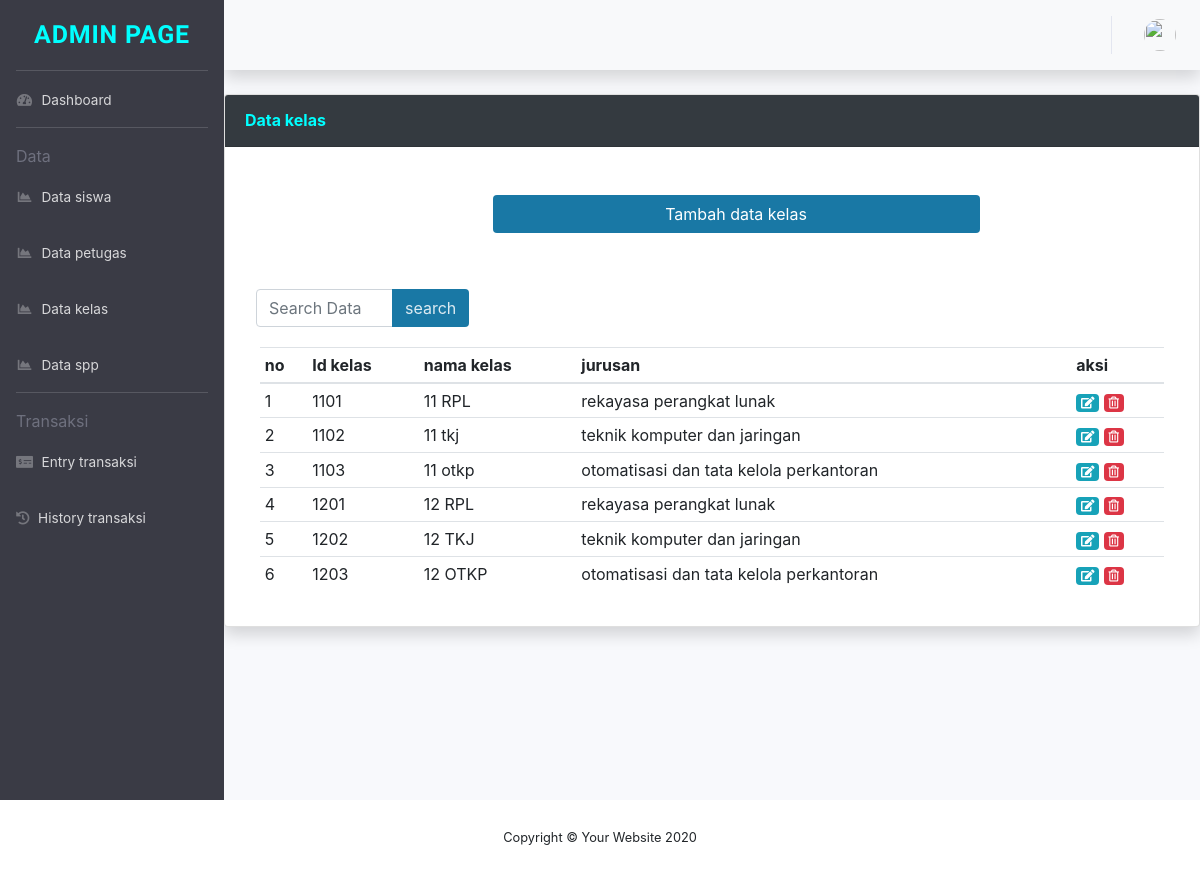
The page /index.php/kelas on the database its author committed.
### tables this page shows
CREATE TABLE `kelas` (
  `id_kelas` int(11) NOT NULL,
  `nama_kelas` varchar(20) NOT NULL,
  `jurusan` varchar(50) NOT NULL
);

### application/controllers/kelas.php (called while the page is built, shortened)
<?php
class kelas extends CI_Controller {
	function __construct(){
		$this->load->helper('url');
		$this->load->helper('form');
		$this->load->model('M_kelas');
		$this->load->library('form_validation');
	}
	public function index(){
		$data['petugas'] = $this->db->get_where('petugas',['username'=> $this->session->userdata('username')])->row_array();
		$data['page_title'] = 'tabel kelas';
		$data['pagename'] = 'admin page';
		$data['kelas']=$this->M_kelas->select_kelas()->result();
		$this->load->view('include/admin-header',$data);
		$this->load->view('kelas/index',$data);
		$this->load->view('include/user-footer');
	}
}
?>

### index.php (called while the page is built, shortened)
<?php
require_once BASEPATH.'core/CodeIgniter.php';

### application/models/m_kelas.php (called while the page is built, shortened)
<?PHP
 class 	M_kelas extends CI_model
 {
   public function select_kelas(){
	   $kelas=$this->db->query("select*from kelas ");
	   return $kelas;
   }
}
?>

### application/views/kelas/index.php (the view, shortened to what this page needs)
<div class="card shadow mb-4 " >
        <div class="card-header py-3" >
          <h6 class="m-0 font-weight-bold ">Data kelas</h6>
        </div>
        <center>
        <a href="<?php echo site_url('kelas/create')?>" class="btn btn-cyan col-6 ml-5 mt-5 mb-5 justify-content-center text-white   " >Tambah data kelas</a>
         </center>
         <div class="row mt-2 ml-3" >
            <div class="col-md-3">
            <div class="form" action="" method="post">
            <div class="input-group ">
            <input type="text" class="form-control"  aria-label="Default" aria-describedby="inputGroup-sizing-default" placeholder="Search Data" name="keyword">
            <div class="input-group-append">
            <button class="btn btn-cyan" type="submit">search</button>
            </div>
            </div>
            </div>
            </div>
         </div>
           <div class="container-fluid">
            <div class="card-body" >
             <div class="table-responsive">
            <table class="table table-hover  table-sm" id="dataTable" width="100%" cellspacing="0">
                <thead>
                 <tr>
                 <th >
                      no
                   </th>
                   <th >
                      Id kelas
                   </th>
                   <th>
                      nama kelas
                   </th>
                   <th scope="col">
                    jurusan
                   </th>
                   <th scope="col">
                    aksi
                   </th>
                   </tr>
                   </thead>
                   <tbody>
                   <?php
              $i =0;
              foreach ($kelas as $class) {
                 $i++;
              ?>
            <tr>
              <td> <?php echo $i ?></td>
              <td> <?php echo $class->id_kelas; ?></td>
              <td> <?php echo $class->nama_kelas; ?></td>
              <td> <?php echo $class->jurusan; ?></td>
              <td><a href="<?php echo base_url(); ?>kelas/update/<?php echo $class->id_kelas; ?>" class="badge badge-info"><i class="fas fa-edit"></i></a>
              <a href="<?php echo base_url(); ?>kelas/delete/<?php echo $class->id_kelas; ?>" class="badge badge-danger"
              onclick="return confirm('apakah anda yakin?')"><i class="far fa-trash-alt"></i></a>
              </td>
            </tr>
            <?php  } ?>
            </tbody>
           </table>
           </div>
          </div>
        </div>
      </div>
    </div>
  </div>
</div>

### rows shown on the page
kelas: id_kelas "1101", nama_kelas "11 RPL", jurusan "rekayasa perangkat lunak"
kelas: id_kelas "1102", nama_kelas "11 tkj", jurusan "teknik komputer dan jaringan"
kelas: id_kelas "1103", nama_kelas "11 otkp", jurusan "otomatisasi dan tata kelola perkantoran"
kelas: id_kelas "1201", nama_kelas "12 RPL", jurusan "rekayasa perangkat lunak"
kelas: id_kelas "1202", nama_kelas "12 TKJ", jurusan "teknik komputer dan jaringan"
kelas: id_kelas "1203", nama_kelas "12 OTKP", jurusan "otomatisasi dan tata kelola perkantoran"

### other values the page prints
$pagename "ADMIN PAGE"
